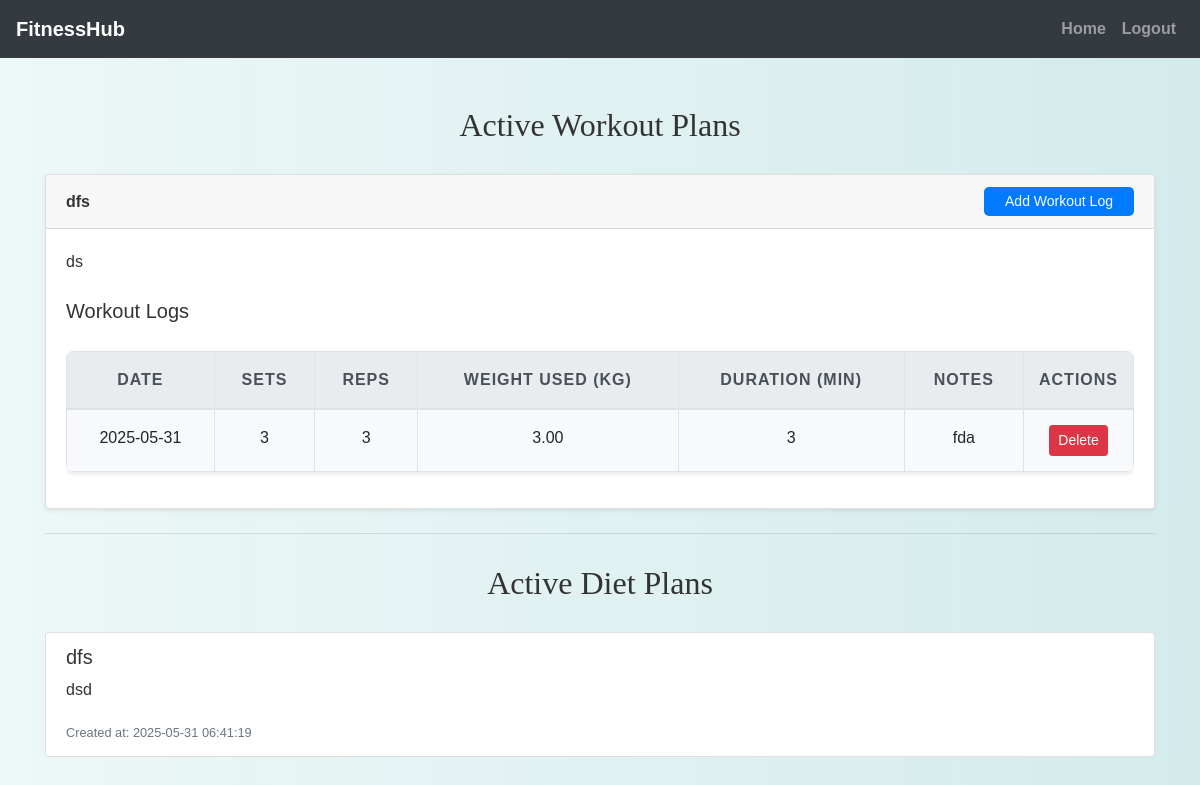
The app's page /member/member_plans.php (signed in) with its own data.
### tables this page shows
CREATE TABLE `workout_plans` (
  `plan_id` int(11) NOT NULL,
  `trainer_id` int(11) DEFAULT NULL,
  `member_id` int(11) NOT NULL,
  `plan_name` varchar(100) NOT NULL,
  `description` text DEFAULT NULL,
  `created_at` timestamp NOT NULL DEFAULT current_timestamp(),
  `is_active` tinyint(1) DEFAULT 1
);

CREATE TABLE `workout_logs` (
  `log_id` int(11) NOT NULL,
  `member_id` int(11) NOT NULL,
  `plan_id` int(11) NOT NULL,
  `log_date` date NOT NULL,
  `sets_completed` int(11) DEFAULT NULL,
  `reps_completed` int(11) DEFAULT NULL,
  `weight_used` decimal(5,2) DEFAULT NULL,
  `duration_minutes` int(11) DEFAULT NULL,
  `notes` text DEFAULT NULL
);

CREATE TABLE `diet_plans` (
  `diet_id` int(11) NOT NULL,
  `trainer_id` int(11) DEFAULT NULL,
  `member_id` int(11) NOT NULL,
  `plan_name` varchar(100) NOT NULL,
  `description` text DEFAULT NULL,
  `created_at` timestamp NOT NULL DEFAULT current_timestamp(),
  `is_active` tinyint(1) DEFAULT 1
);

### member/member_plans.php (the view, shortened to what this page needs)
<?php
include('../config.php');
$member_id = $_SESSION['member_id'];
$workout_plans_sql = "SELECT * FROM workout_plans WHERE member_id = ? AND is_active = 1 ORDER BY created_at DESC";
$stmt = mysqli_prepare($conn, $workout_plans_sql);
mysqli_stmt_bind_param($stmt, "i", $member_id);
mysqli_stmt_execute($stmt);
$workout_plans_res = mysqli_stmt_get_result($stmt);
$workout_plans = mysqli_fetch_all($workout_plans_res, MYSQLI_ASSOC);
$diet_plans_sql = "SELECT * FROM diet_plans WHERE member_id = ? AND is_active = 1 ORDER BY created_at DESC";
$stmt2 = mysqli_prepare($conn, $diet_plans_sql);
mysqli_stmt_bind_param($stmt2, "i", $member_id);
mysqli_stmt_execute($stmt2);
$diet_plans_res = mysqli_stmt_get_result($stmt2);
$diet_plans = mysqli_fetch_all($diet_plans_res, MYSQLI_ASSOC);
function fetchWorkoutLogs($conn, $member_id, $plan_id) {
    $sql = "SELECT * FROM workout_logs WHERE member_id = ? AND plan_id = ? ORDER BY log_date DESC";
    $stmt = mysqli_prepare($conn, $sql);
    mysqli_stmt_bind_param($stmt, "ii", $member_id, $plan_id);
    mysqli_stmt_execute($stmt);
    $result = mysqli_stmt_get_result($stmt);
    $logs = mysqli_fetch_all($result, MYSQLI_ASSOC);
    return $logs;
}
?>
<!DOCTYPE html>
<html>
<head>
    <link rel="stylesheet" href="https://maxcdn.bootstrapcdn.com/bootstrap/4.5.2/css/bootstrap.min.css">
    <link rel="stylesheet" href="../css/style.css">
</head>
<body>
<?php include('navbar.php'); ?>
<div class="container mt-5">
    <h2>Active Workout Plans</h2>
    <?php if (empty($workout_plans)): ?>
        <p>You have no active workout plans.</p>
    <?php else: ?>
        <?php foreach ($workout_plans as $plan): ?>
            <div class="card mb-4 shadow-sm">
                <div class="card-header d-flex justify-content-between align-items-center">
                    <strong><?= htmlspecialchars($plan['plan_name']) ?></strong>
                    <button class="btn btn-sm btn-primary" data-toggle="modal" data-target="#addWorkoutLogModal" data-planid="<?= $plan['plan_id'] ?>" data-planname="<?= htmlspecialchars($plan['plan_name']) ?>">Add Workout Log</button>
                </div>
                <div class="card-body">
                    <p><?= nl2br(htmlspecialchars($plan['description'])) ?></p>
                    <h5 class="mt-4">Workout Logs</h5>
                    <?php
                    $logs = fetchWorkoutLogs($conn, $member_id, $plan['plan_id']);
                    if (empty($logs)): ?>
                        <p>No workout logs yet.</p>
                    <?php else: ?>
                        <div class="table-responsive">
                            <table class="table table-sm table-bordered table-hover">
                                <thead class="thead-light">
                                    <tr>
                                        <th>Date</th>
                                        <th>Sets</th>
                                        <th>Reps</th>
                                        <th>Weight Used (kg)</th>
                                        <th>Duration (min)</th>
                                        <th>Notes</th>
                                        <th style="width: 90px;">Actions</th>
                                    </tr>
                                </thead>
                                <tbody>
                                    <?php foreach ($logs as $log): ?>
                                        <tr>
                                            <td><?= htmlspecialchars($log['log_date']) ?></td>
                                            <td><?= htmlspecialchars($log['sets_completed']) ?></td>
                                            <td><?= htmlspecialchars($log['reps_completed']) ?></td>
                                            <td><?= htmlspecialchars($log['weight_used']) ?></td>
                                            <td><?= htmlspecialchars($log['duration_minutes']) ?></td>
                                            <td class="log-notes"><?= nl2br(htmlspecialchars($log['notes'])) ?></td>
                                            <td>
                                                <form method="post" onsubmit="return confirm('Are you sure you want to delete this log?');" style="margin-bottom:0;">
                                                    <button type="submit" class="btn btn-sm btn-danger">Delete</button>
                                                </form>
                                            </td>
                                        </tr>
                                    <?php endforeach; ?>
                                </tbody>
                            </table>
                        </div>
                    <?php endif; ?>
                </div>
            </div>
        <?php endforeach; ?>
    <?php endif; ?>
    <hr>
    <h2>Active Diet Plans</h2>
    <?php if (empty($diet_plans)): ?>
        <p>You have no active diet plans.</p>
    <?php else: ?>
        <ul class="list-group">
            <?php foreach ($diet_plans as $diet): ?>
                <li class="list-group-item">
                    <h5><?= htmlspecialchars($diet['plan_name']) ?></h5>
                    <p><?= nl2br(htmlspecialchars($diet['description'])) ?></p>
                    <small class="text-muted">Created at: <?= htmlspecialchars($diet['created_at']) ?></small>
                </li>
            <?php endforeach; ?>
        </ul>
    <?php endif; ?>
</div>
</body>
</html>

### css/style.css (style rules this page uses)
body { background: linear-gradient(90deg, rgba(233, 246, 246, 0.831), rgba(207, 233, 233, 0.9)); font-family: 'Arial', sans-serif; color: #333; line-height: 1.6; }
h1, h2, h3, h4 { text-align: center; margin-top: 30px; margin-bottom: 30px; font-family: 'Georgia', serif; }
.container { margin-bottom: 40px; }
.table { width: 100%; border-collapse: collapse; margin-top: 20px; font-size: 16px; background-color: #ffffff; border-radius: 8px; overflow: hidden; box-shadow: 0 2px 4px rgba(0, 0, 0, 0.1); }
.table th, .table td { padding: 15px; border: 1px solid #dee2e6; text-align: center; }
.table thead th { background-color: #004d4d; color: white; font-weight: bold; text-transform: uppercase; letter-spacing: 1px; }
.table tbody tr:nth-child(odd) { background-color: #f8f9fa; }
.btn-primary { color: #fff; border: none; border-radius: 5px; cursor: pointer; transition: background-color 0.3s ease; }

### member/member_plans.php (style rules this page uses)
.table-responsive { overflow-x: auto; }
.card-header button { min-width: 150px; }
.log-notes { max-width: 200px; word-wrap: break-word; white-space: pre-wrap; }

### records on screen
workout_plans: plan_name "dfs", description "ds"
workout_logs: log_date "2025-05-31", sets_completed "3", reps_completed "3", weight_used "3.00", duration_minutes "3", notes "fda"
diet_plans: plan_name "dfs", description "dsd", created_at "2025-05-31 06:41:19"
